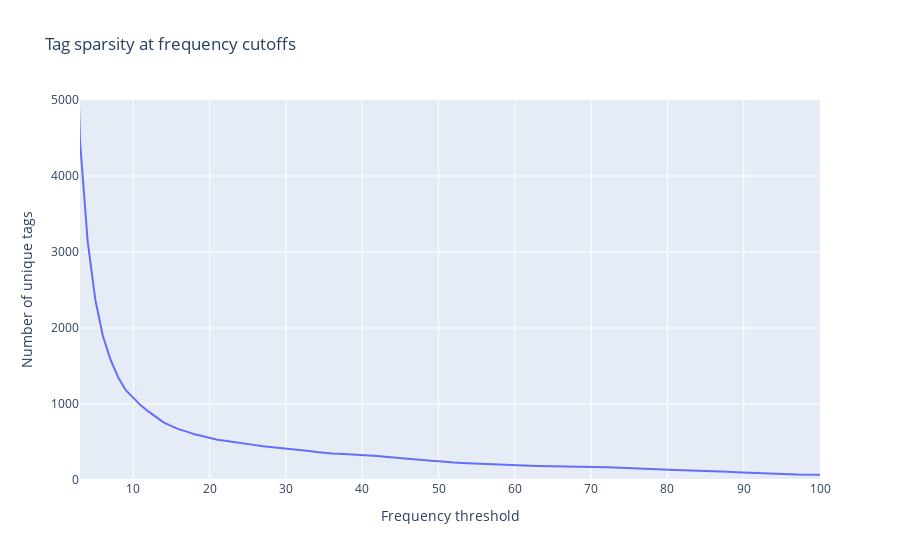

The code cell stored with this chart in its notebook:
### Code cell
import plotly.express as px

figure = px.line(x=freq_unique.keys(), y=freq_unique.values(), labels=dict(x='Frequency threshold', y='Number of unique tags'), 
              title='Tag sparsity at frequency cutoffs')
figure.update_xaxes(range=[3,100])
figure.update_yaxes(range=[0,5000])
figure.show()

### Figure 1 — Plotly figure (JSON) as saved in the notebook; plotly's stock layout.template omitted (floating-point values rounded to 4 significant figures; data arrays with more than 128 entries replaced by an {"elided": "..."} marker saying what was removed)
{"data": [{"hovertemplate": "Frequency threshold=%{x}<br>Number of unique tags=%{y}<extra></extra>", "legendgroup": "", "line": {"color": "#636efa", "dash": "solid"}, "mode": "lines", "name": "", "orientation": "v", "showlegend": false, "type": "scatter", "x": {"elided": "147 int values"}, "xaxis": "x", "y": {"elided": "147 int values"}, "yaxis": "y"}], "layout": {"autosize": true, "legend": {"tracegroupgap": 0}, "title": {"text": "Tag sparsity at frequency cutoffs"}, "xaxis": {"anchor": "y", "domain": [0, 1], "range": [3, 100], "title": {"text": "Frequency threshold"}, "type": "linear"}, "yaxis": {"anchor": "x", "domain": [0, 1], "range": [0, 5000], "title": {"text": "Number of unique tags"}, "type": "linear"}}}
